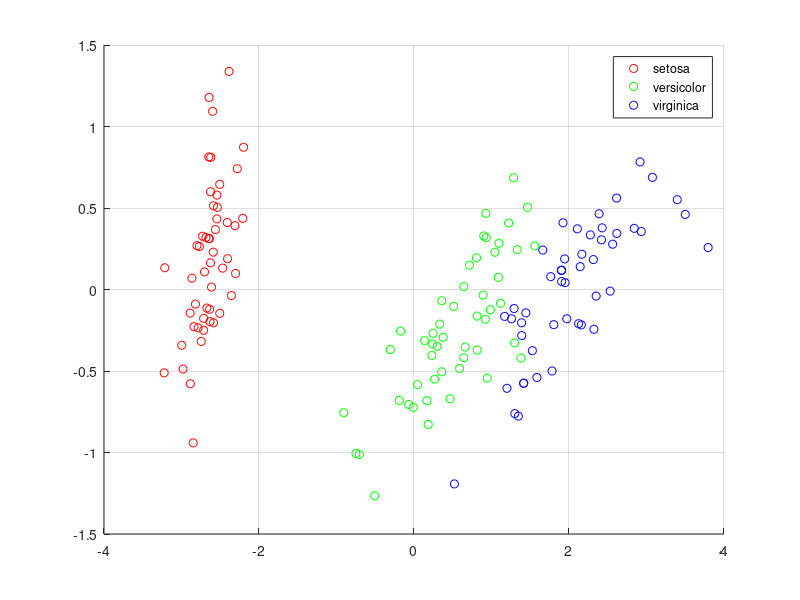
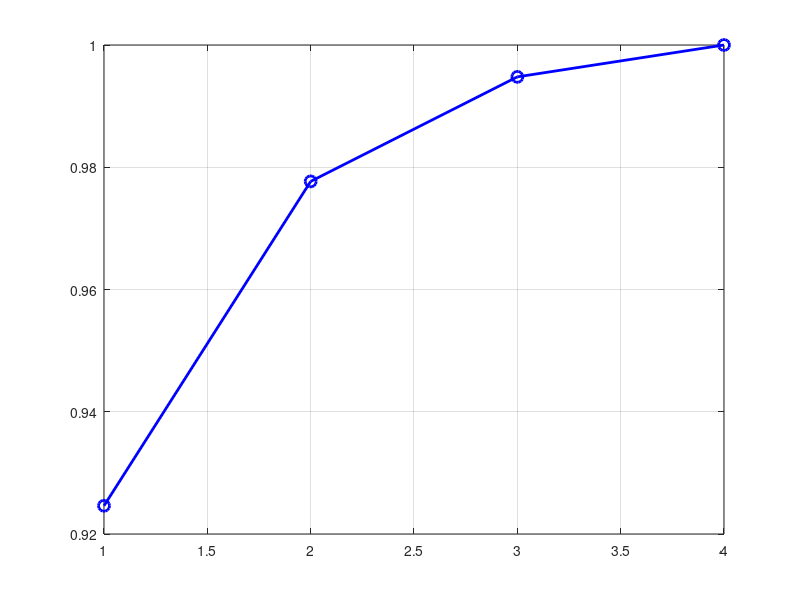

Write MATLAB code to recreate these figures, in order.
clear all; close all;
load fisheriris; % Irisデータセットの読み込み
X=meas'; % 特徴量行列

%% 主成分分析
X_mean=mean(X,2); % 平均
X_center=X-X_mean; % データを中心化
cov_matrix=(X_center*X_center')/(size(X,2)-1); % 共分散行列
[eigenvectors,eigenvalues]=eig(cov_matrix); % 固有ベクトル&固有値
[sort_eigenvalues,sort_index]=sort(diag(eigenvalues),'descend'); % 固有値のソート
sort_eigenvectors=eigenvectors(:,sort_index); % 固有ベクトルの並び替え
principal_eigenvectors=sort_eigenvectors(:,1:2); % 上位2本の固有ベクトルを取得
Z=principal_eigenvectors'*X_center; % サンプルを2次元に射影
% サンプルの2次元散布図をプロット
figure,hold on;
gscatter(Z(1,:),Z(2,:),species,'rgb','ooo');
legend('Location','best');
grid on;

%% 累積寄与率
total_variance=sum(diag(eigenvalues)); % 全体の分散の合計
explain_variance=cumsum(sort_eigenvalues); % 各主成分の分散の累積和
cumulative_contribution_rate=explain_variance/total_variance; % 累積寄与率
% グラフのプロット
figure;
plot(1:4,cumulative_contribution_rate,'bo-','LineWidth',2,'MarkerSize',8);
grid on;